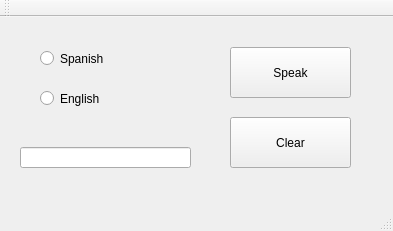
<?xml version="1.0" encoding="UTF-8"?>
<ui version="4.0">
 <class>MainWindow</class>
 <widget class="QMainWindow" name="MainWindow">
  <property name="geometry">
   <rect>
    <x>0</x>
    <y>0</y>
    <width>393</width>
    <height>231</height>
   </rect>
  </property>
  <property name="windowTitle">
   <string>Speaker</string>
  </property>
  <widget class="QWidget" name="centralWidget">
   <widget class="QRadioButton" name="radioSpanish">
    <property name="geometry">
     <rect>
      <x>40</x>
      <y>30</y>
      <width>112</width>
      <height>23</height>
     </rect>
    </property>
    <property name="text">
     <string>Spanish</string>
    </property>
   </widget>
   <widget class="QRadioButton" name="radioEnglish">
    <property name="geometry">
     <rect>
      <x>40</x>
      <y>70</y>
      <width>112</width>
      <height>23</height>
     </rect>
    </property>
    <property name="text">
     <string>English</string>
    </property>
   </widget>
   <widget class="QLineEdit" name="LineInput">
    <property name="geometry">
     <rect>
      <x>20</x>
      <y>130</y>
      <width>171</width>
      <height>21</height>
     </rect>
    </property>
    <property name="text">
     <string/>
    </property>
    <property name="alignment">
     <set>Qt::AlignLeading|Qt::AlignLeft|Qt::AlignTop</set>
    </property>
    <property name="dragEnabled">
     <bool>false</bool>
    </property>
   </widget>
   <widget class="QPushButton" name="SpeakButton">
    <property name="geometry">
     <rect>
      <x>230</x>
      <y>30</y>
      <width>121</width>
      <height>51</height>
     </rect>
    </property>
    <property name="text">
     <string>Speak</string>
    </property>
   </widget>
   <widget class="QPushButton" name="ClearButton">
    <property name="geometry">
     <rect>
      <x>230</x>
      <y>100</y>
      <width>121</width>
      <height>51</height>
     </rect>
    </property>
    <property name="text">
     <string>Clear</string>
    </property>
   </widget>
  </widget>
  <widget class="QMenuBar" name="menuBar">
   <property name="geometry">
    <rect>
     <x>0</x>
     <y>0</y>
     <width>393</width>
     <height>22</height>
    </rect>
   </property>
  </widget>
  <widget class="QToolBar" name="mainToolBar">
   <attribute name="toolBarArea">
    <enum>TopToolBarArea</enum>
   </attribute>
   <attribute name="toolBarBreak">
    <bool>false</bool>
   </attribute>
  </widget>
  <widget class="QStatusBar" name="statusBar"/>
 </widget>
 <layoutdefault spacing="6" margin="11"/>
 <resources/>
 <connections/>
</ui>
